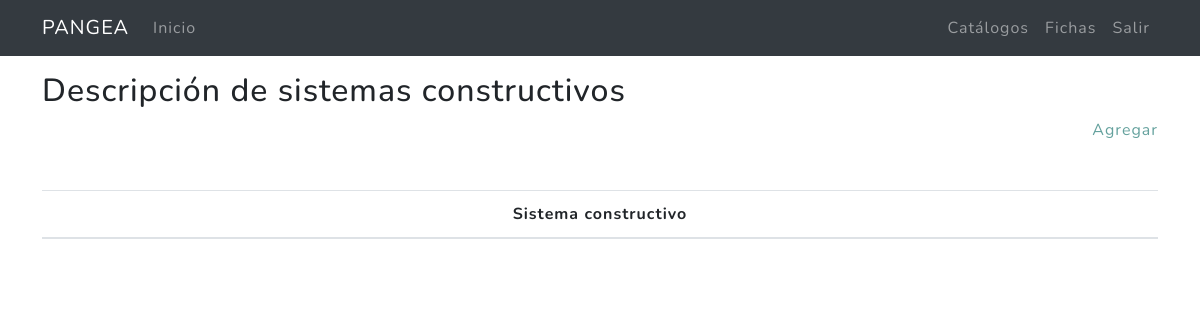
Before: /catalogos/descsistema/ (signed in) with the older database file.
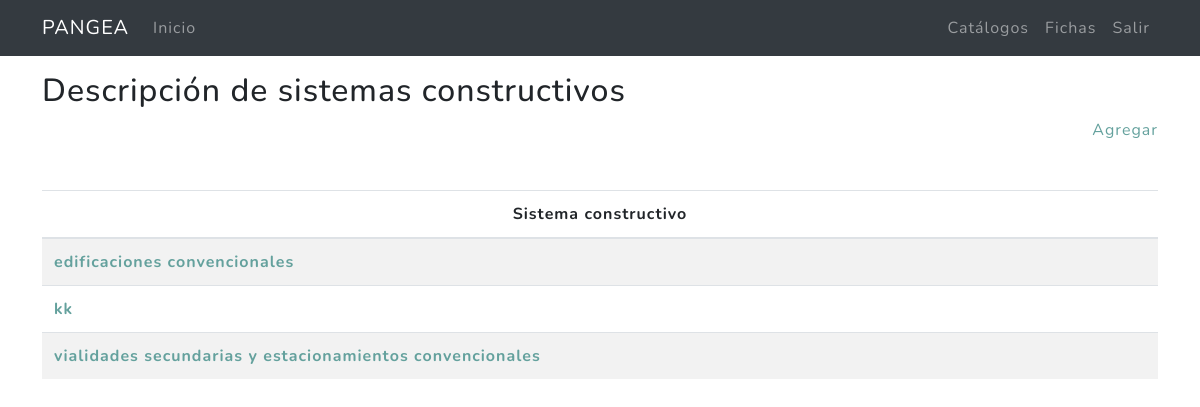
After: the same page with the newer database file.
### miscelanea/models.py (models this page shows, shortened)
class DescripcionSisConstructivo(models.Model):
    sistema = models.ForeignKey(ListaSisConstructivo,on_delete=models.CASCADE,default="")
    content = RichTextField(verbose_name="Descipción del sistema constructivo", default="")
    created = models.DateTimeField(auto_now_add = True,verbose_name = "Fecha de creación")
    updated = models.DateTimeField(auto_now = True,verbose_name = "Fecha de edición")
    class Meta:
        verbose_name = "Descripción de sistemas constructivos"
        verbose_name_plural = "Descripción de sistemas constructivos"
        ordering = ["sistema"]

class ListaSisConstructivo(models.Model):
    sistema = models.CharField(max_length=300,verbose_name = "Sistema constructivo")
    created = models.DateTimeField(auto_now_add = True,verbose_name = "Fecha de creación")
    updated = models.DateTimeField(auto_now = True,verbose_name = "Fecha de edición")
    class Meta:
        verbose_name = "Lista de sistemas constructivos"
        verbose_name_plural = "Lista de sistemas constructivos"
        ordering = ["sistema"]
    def __str__(self):
        return str(self.sistema)

### miscelanea/views.py (the view)
# urls.py: path('descsistema/', DescripcionSisConstructivoListView.as_view(), name='descsistema'),
@method_decorator(login_required,name='dispatch')
class DescripcionSisConstructivoListView(ListView):
    model = DescripcionSisConstructivo
    template_name = "miscelanea/descripcionsisconstructivo_list.html"
    paginate_by = 20
    def get_context_data(self, **kwargs):
        context = super().get_context_data(**kwargs)
        context['p_title']=DescripcionSisConstructivo._meta.verbose_name
        return context

### miscelanea/templates/miscelanea/descripcionsisconstructivo_list.html (shortened to what this page needs)
{% extends 'cap2/base_mx.html' %}
{% load static %}
{% block content %}
<main role="main">
  <div class="container mb-4">
    <h2 class="mt-3">{{p_title}}</h2>
    <div class="agregar mb-4 text-right"><a href="{% url 'catalogos:descsistema-create' %}">Agregar</a></div>
    <table class="table  table-striped mt-5">
      <thead>
        <tr>
          <th scope="col" class="text-center">Sistema constructivo</th>
        </tr>
      </thead>
      <tbody>
      {% for i in descripcionsisconstructivo_list %}
          <tr>
            <th scope="row"><a href="{% url 'catalogos:descsistema-update' i.id %}">{{i.sistema}} </a></th>
          </tr>
      {% endfor %}
      </tbody>
    </table>
  </div>
</main>
{% endblock %}

Changed rows visible on the page:
added DescripcionSisConstructivo: sistema "edificaciones convencionales"
added DescripcionSisConstructivo: sistema "kk"
added DescripcionSisConstructivo: sistema "vialidades secundarias y estacionamientos convencionales"
